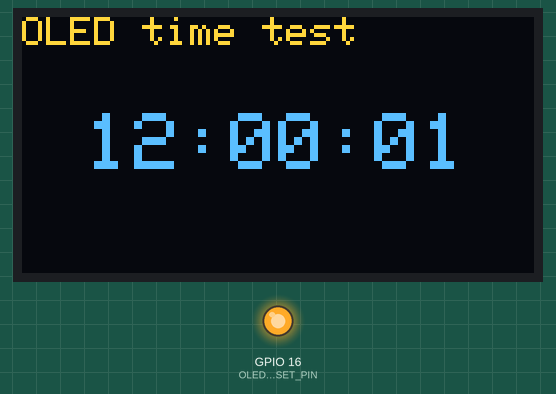
This sketch was run on a simulated ESP32. Shown: 128×64 one-colour display, output pins drawn as LEDs (lit = HIGH). The OLED is the two-colour kind (top 16 rows yellow); what the sketch prints to the serial monitor is not drawn.

Above: at 1.2 s.
At 5.2 s:
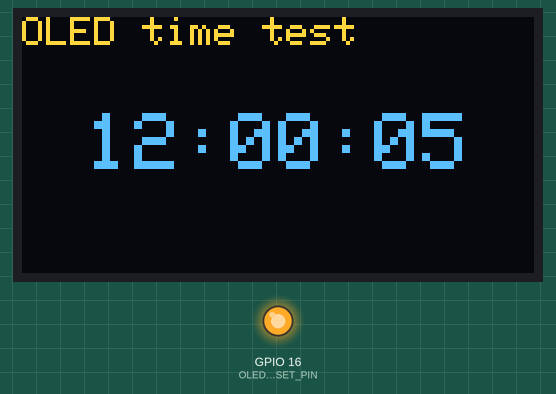
At 10.2 s:
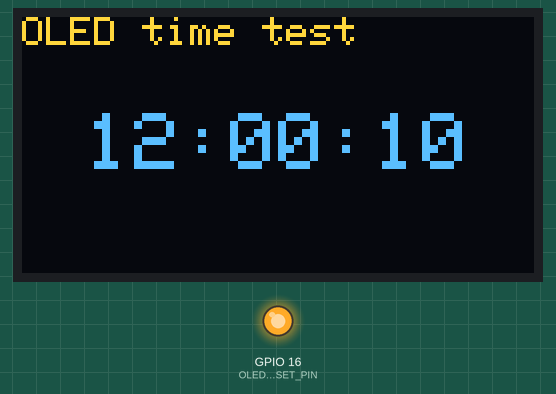
At 19.2 s:
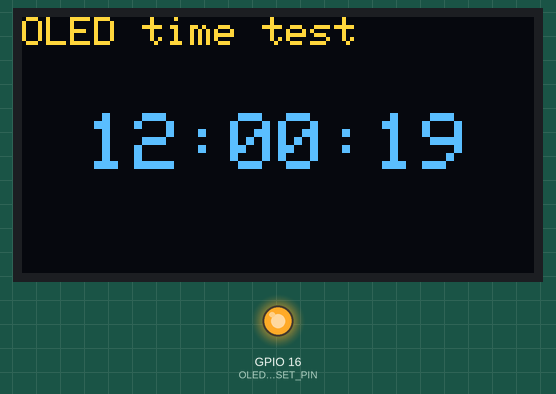
At 28.2 s:
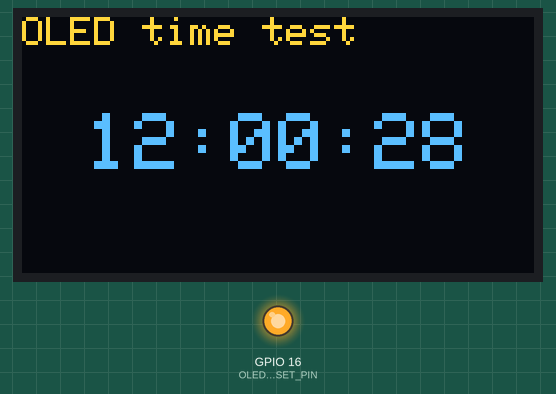
At 38.2 s:
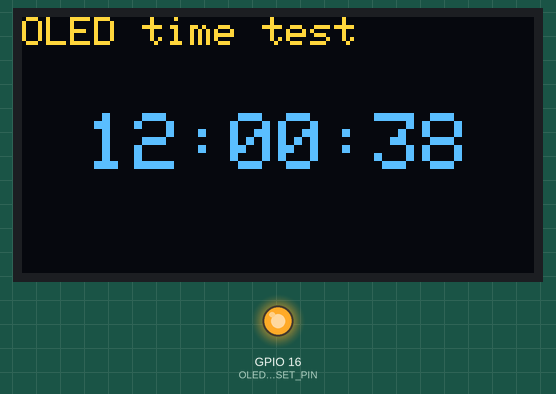

The sketch:

03_oled_time_test.ino
```cpp
#include <Wire.h>
#include <Adafruit_GFX.h>
#include <Adafruit_SSD1306.h>

const unsigned long SERIAL_BAUDRATE = 115200;
const unsigned long ONE_SECOND_MS = 1000;

const int OLED_WIDTH = 128;
const int OLED_HEIGHT = 64;
const int OLED_RESET_PIN = 16;
const int FIRST_OLED_ADDRESS = 0x3C;
const int SECOND_OLED_ADDRESS = 0x3D;

const int PIN_PAIR_COUNT = 4;
const int SDA_PINS[PIN_PAIR_COUNT] = {4, 21, 5, 17};
const int SCL_PINS[PIN_PAIR_COUNT] = {15, 22, 4, 5};

int currentHour = 12;
int currentMinute = 0;
int currentSecond = 0;

unsigned long lastClockUpdateMs = 0;
int oledAddress = FIRST_OLED_ADDRESS;
int oledSdaPin = 4;
int oledSclPin = 15;

Adafruit_SSD1306 display(OLED_WIDTH, OLED_HEIGHT, &Wire, OLED_RESET_PIN);

void setup() {
  Serial.begin(SERIAL_BAUDRATE);
  delay(1000);

  // Zresetuj wyswietlacz OLED na plytce TTGO.
  pinMode(OLED_RESET_PIN, OUTPUT);
  digitalWrite(OLED_RESET_PIN, LOW);
  delay(20);
  digitalWrite(OLED_RESET_PIN, HIGH);

  Serial.println();
  Serial.println("OLED time test started.");
  Serial.println("Searching for OLED display...");

  if (!findOledConnection()) {
    Serial.println("No OLED display was found on I2C.");
    Serial.println("The screen may use different pins on this board version.");

    while (true) {
      delay(1000);
    }
  }

  Serial.print("OLED pins found. SDA=");
  Serial.print(oledSdaPin);
  Serial.print(" SCL=");
  Serial.println(oledSclPin);

  Serial.print("OLED address found: 0x");
  Serial.println(oledAddress, HEX);

  // Uruchom wyswietlacz OLED pod wykrytym adresem.
  if (!display.begin(SSD1306_SWITCHCAPVCC, oledAddress)) {
    Serial.println("OLED library could not start the display.");

    while (true) {
      delay(1000);
    }
  }

  display.clearDisplay();
  display.display();

  Serial.println("Time starts from 12:00:00 after every reset.");

  showTime();
}

void loop() {
  unsigned long currentMillis = millis();

  // Sprawdzaj czas bez blokowania programu dlugimi obliczeniami.
  if (currentMillis - lastClockUpdateMs >= ONE_SECOND_MS) {
    lastClockUpdateMs = currentMillis;
    addOneSecond();
    showTime();
  }
}

void addOneSecond() {
  currentSecond++;

  if (currentSecond >= 60) {
    currentSecond = 0;
    currentMinute++;
  }

  if (currentMinute >= 60) {
    currentMinute = 0;
    currentHour++;
  }

  if (currentHour >= 24) {
    currentHour = 0;
  }
}

bool findOledConnection() {
  for (int i = 0; i < PIN_PAIR_COUNT; i++) {
    oledSdaPin = SDA_PINS[i];
    oledSclPin = SCL_PINS[i];

    Serial.print("Checking pins SDA=");
    Serial.print(oledSdaPin);
    Serial.print(" SCL=");
    Serial.println(oledSclPin);

    Wire.end();
    Wire.begin(oledSdaPin, oledSclPin);
    delay(50);

    oledAddress = findOledAddress();

    if (oledAddress != 0) {
      return true;
    }
  }

  return false;
}

int findOledAddress() {
  if (isI2cDevicePresent(FIRST_OLED_ADDRESS)) {
    return FIRST_OLED_ADDRESS;
  }

  if (isI2cDevicePresent(SECOND_OLED_ADDRESS)) {
    return SECOND_OLED_ADDRESS;
  }

  return 0;
}

bool isI2cDevicePresent(int address) {
  Wire.beginTransmission(address);
  byte error = Wire.endTransmission();

  Serial.print("Check address 0x");
  Serial.print(address, HEX);
  Serial.print(": ");

  if (error == 0) {
    Serial.println("device found");
    return true;
  }

  Serial.println("no device");
  return false;
}

void showTime() {
  display.clearDisplay();

  // Ustaw kolor tekstu na bialy, bo wyswietlacz jest monochromatyczny.
  display.setTextColor(SSD1306_WHITE);

  display.setTextSize(1);
  display.setCursor(0, 0);
  display.println("OLED time test");

  display.setTextSize(2);
  display.setCursor(16, 24);
  printTwoDigits(currentHour);
  display.print(":");
  printTwoDigits(currentMinute);
  display.print(":");
  printTwoDigits(currentSecond);

  // Wyslij przygotowany obraz z pamieci ESP32 na wyswietlacz.
  display.display();

  Serial.print("Current displayed time: ");
  printTwoDigitsToSerial(currentHour);
  Serial.print(":");
  printTwoDigitsToSerial(currentMinute);
  Serial.print(":");
  printTwoDigitsToSerial(currentSecond);
  Serial.println();
}

void printTwoDigits(int value) {
  if (value < 10) {
    display.print("0");
  }

  display.print(value);
}

void printTwoDigitsToSerial(int value) {
  if (value < 10) {
    Serial.print("0");
  }

  Serial.print(value);
}
```

Measured:
- what the display in image 0 shows lasts 1.0 s, from 1.2 s to 2.2 s
